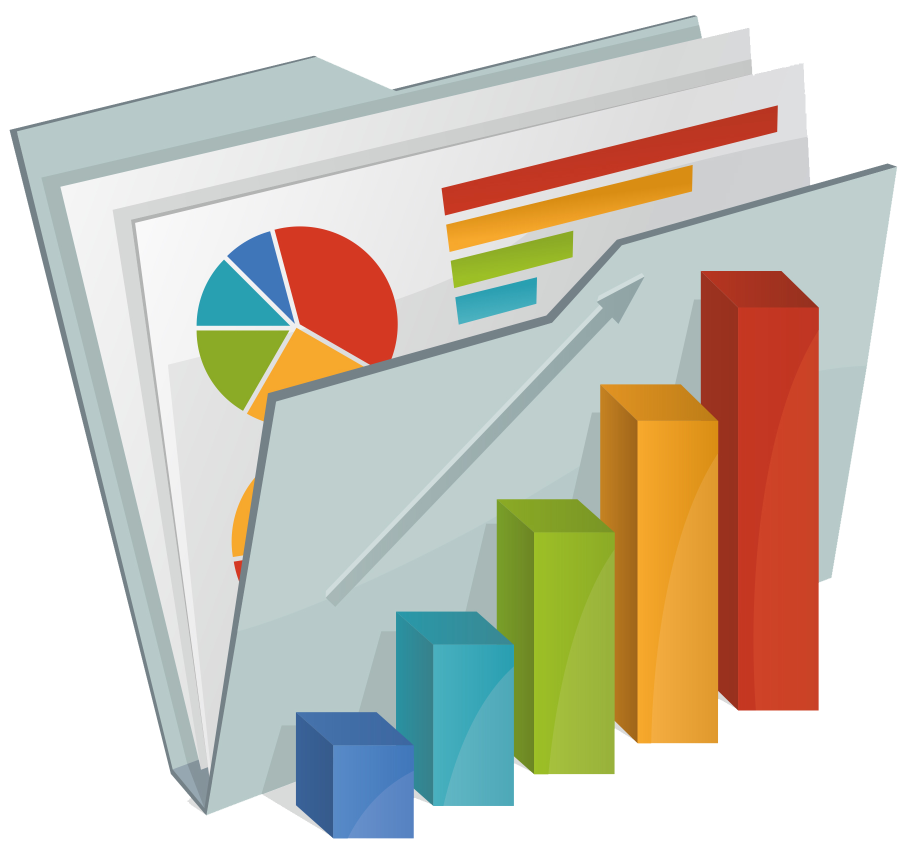
#> input picture app/web/assets/home/data.png, 1848 x 1703 px (shown at 1/2 size)
$ python -i pixel_checks.py   (imports and definitions only)
#> lines starting #> are read from the running program, lines starting #| are printed output that depends on the picture
import os
from pathlib import Path
from typing import Any

import numpy as np
from PIL import Image


def calc_luminance_arr(rgb: np.ndarray) -> np.ndarray:
    # Compute relative luminance matrix for RGB image array.
    r = rgb[:, :, 0].astype(np.float32)
    g = rgb[:, :, 1].astype(np.float32)
    b = rgb[:, :, 2].astype(np.float32)
    return 0.2126 * r + 0.7152 * g + 0.0722 * b


def analyze(png_path: str, border_rects: list[dict[str, float]] | None = None) -> list[dict[str, Any]]:
    # Perform pixel analysis on screenshot PNG and return finding records.
#> called with png_path = '../../app/web/assets/home/data.png'
    findings: list[dict[str, Any]] = []
    p = Path(png_path)
    if not p.exists():
        return [{"id": "P1", "severity": "error", "message": f"Screenshot missing: {png_path}"}]

    img = Image.open(p).convert("RGB")
    arr = np.array(img)
    h, w, _ = arr.shape
#> h = 1703; w = 1848

    # P1: Check if image is blank
    gray = img.convert("L")
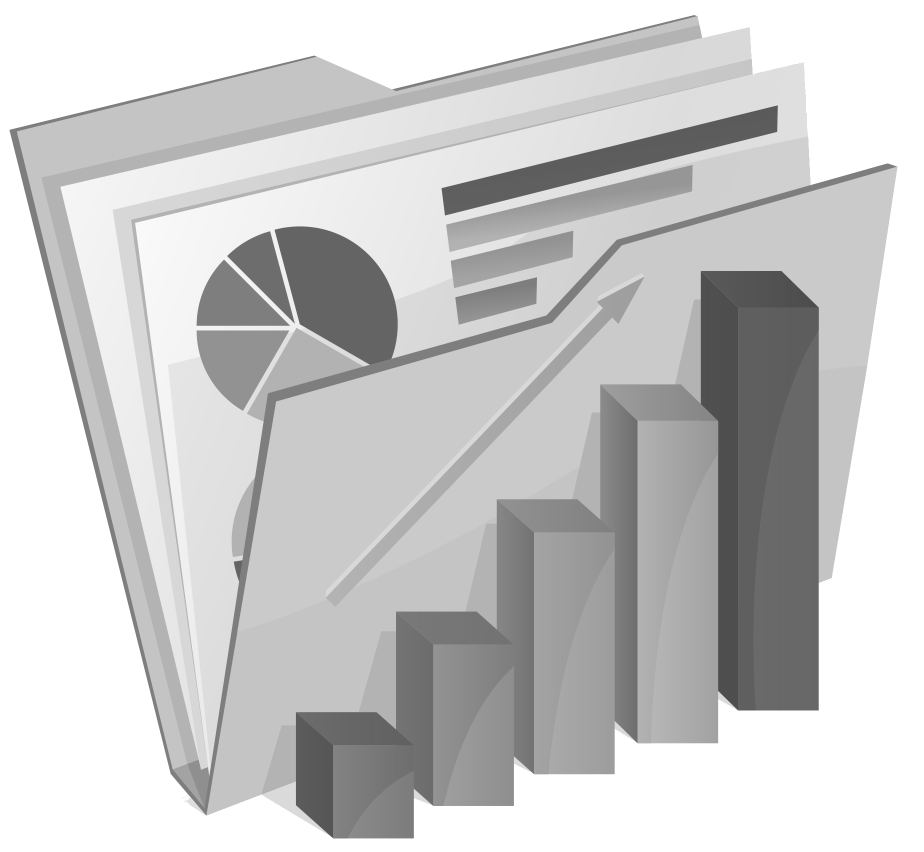
#> gray: PIL image 1848x1703 L (shown at 1/2 size); min 75, max 255, mean 201.8
    std = float(np.std(np.array(gray)))
#> std = 52.3
    thumb = img.resize((128, int(128 * h / w)), Image.Resampling.BOX)
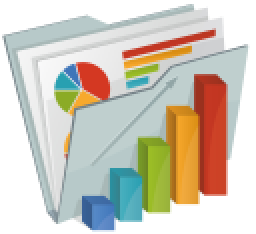
#> thumb: PIL image 128x117 RGB (shown 2 times larger); mean R, G, B 207.3, 201.5, 188.3
    distinct_colors = len(set(thumb.getdata()))
#> distinct_colors = 2196
    if std < 3.0 or distinct_colors < 8:
        findings.append({
            "id": "P1",
            "severity": "error",
            "message": f"Image is blank (std={std:.1f}, distinct_colors={distinct_colors})",
        })

    # P2: Check if content region looks completely empty
    x_start = int(w * 0.20)
#> x_start = 369
    y_start = int(h * 0.08)
#> y_start = 136
    content_area = arr[y_start:, x_start:, :]
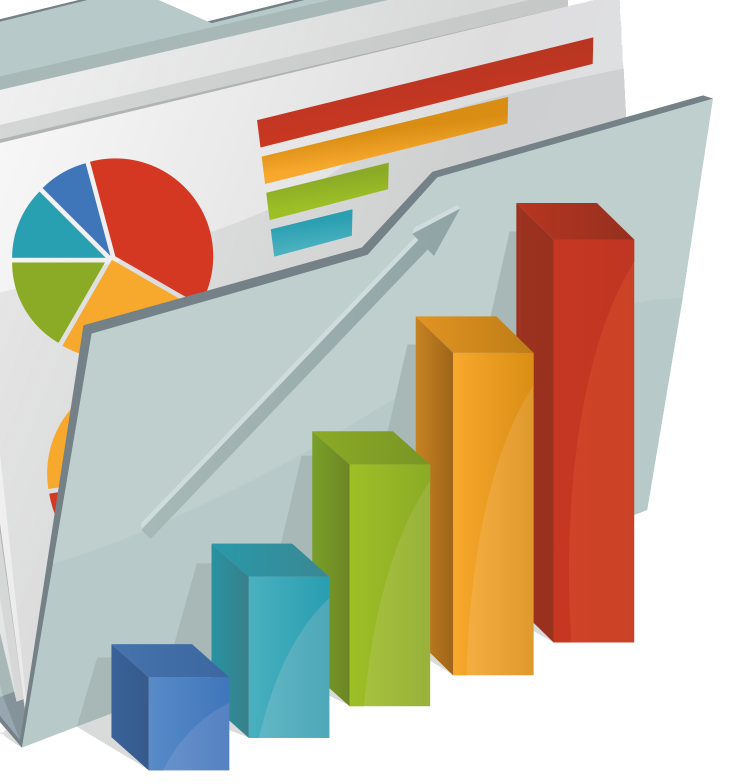
#> content_area: shape (1567, 1479, 3) (shown at 1/2 size); mean R, G, B 197, 188.1, 170.1
    if content_area.size > 0:
        flat = content_area.reshape(-1, 3)
        med_color = np.median(flat, axis=0)
#> med_color = [197, 207, 206]
        diff = np.abs(flat.astype(np.float32) - med_color.astype(np.float32))
        non_bg_pixels = np.sum(np.max(diff, axis=1) > 20.0)
#> non_bg_pixels = 1655632
        ratio = float(non_bg_pixels) / float(flat.shape[0])
#> ratio = 0.714
        # Only check P2 on non-empty states (indicated by filename)
        if ("__loaded" in p.name or "__result" in p.name) and ratio < 0.004:
            findings.append({
                "id": "P2",
                "severity": "error",
                "message": f"Content region looks empty ({ratio * 100:.2f}% active pixels)",
            })

    # P3: Content bleeding at right or bottom edge
    lum = calc_luminance_arr(arr)
#> in calc_luminance_arr, `r = rgb[:, :, 0].astype(np.float32)`:
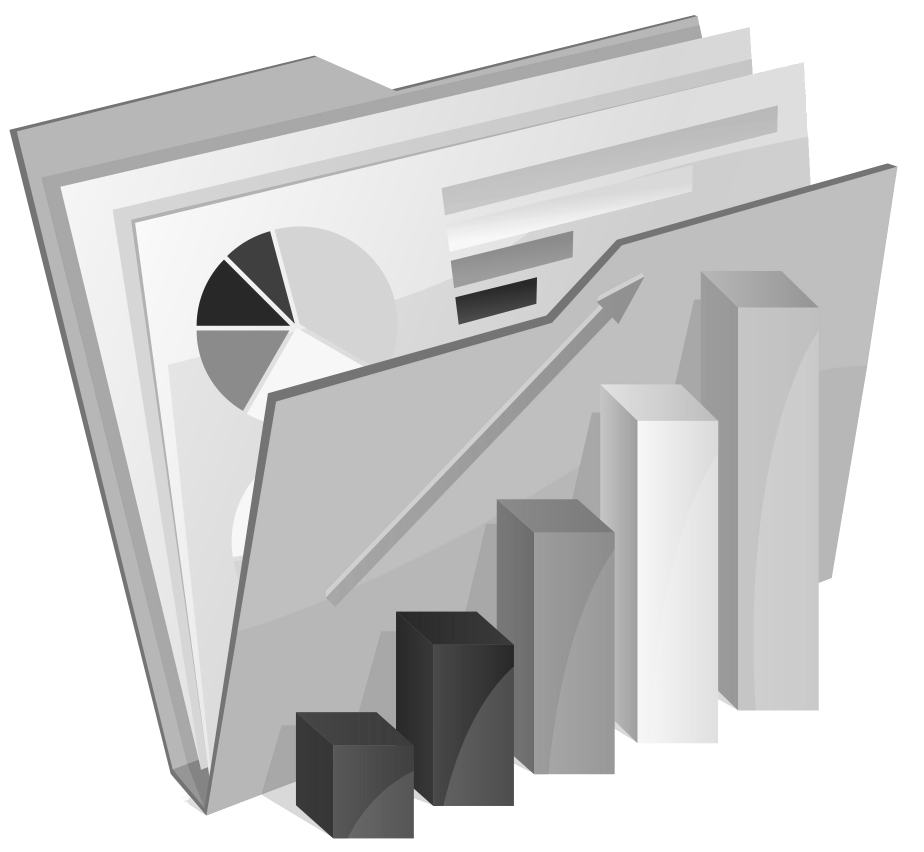
#> r: shape (1703, 1848) float32 (shown at 1/2 size); min 37, max 255, mean 207.3
#> in calc_luminance_arr, `g = rgb[:, :, 1].astype(np.float32)`:
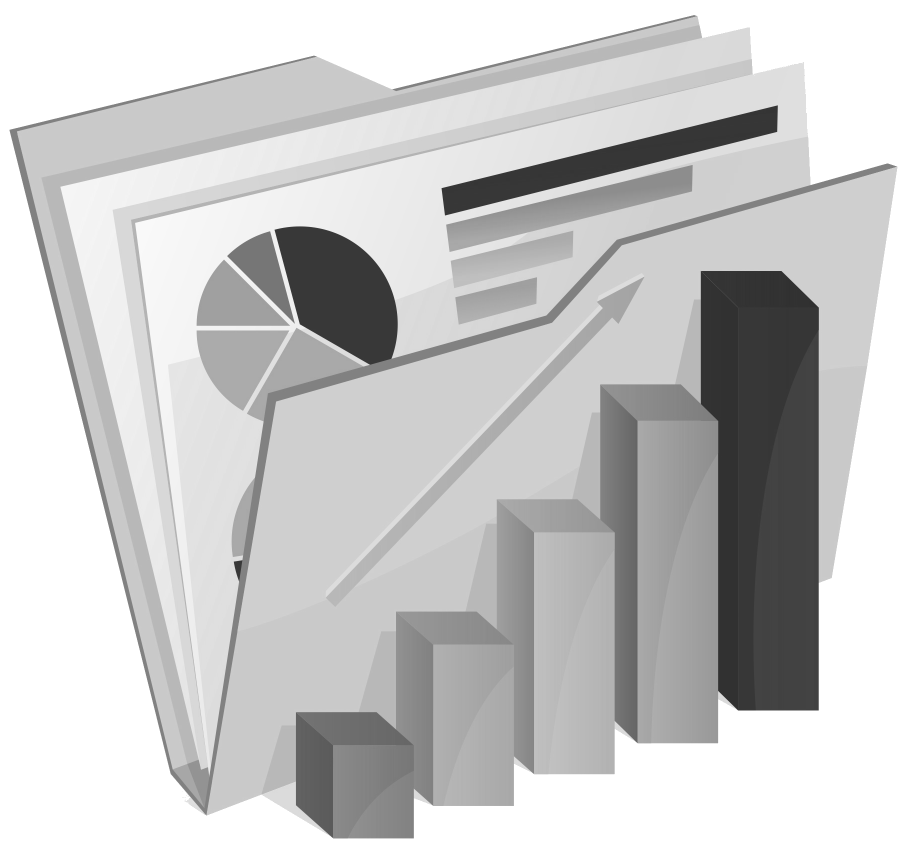
#> g: shape (1703, 1848) float32 (shown at 1/2 size); min 45, max 255, mean 201.5
#> in calc_luminance_arr, `b = rgb[:, :, 2].astype(np.float32)`:
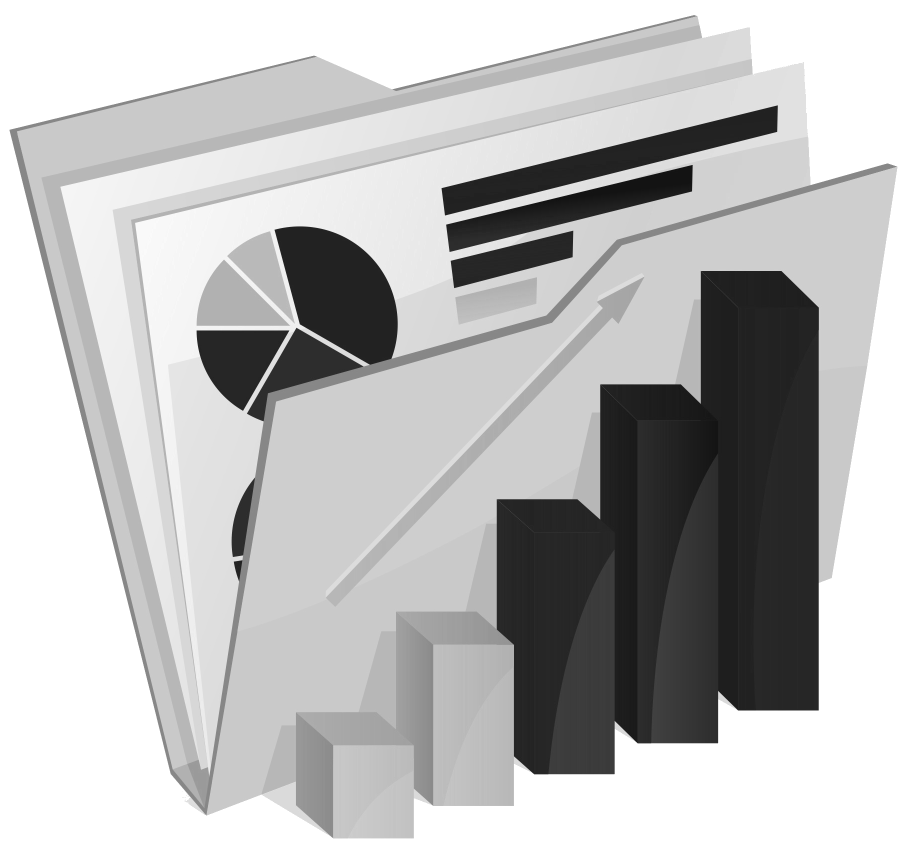
#> b: shape (1703, 1848) float32 (shown at 1/2 size); min 13, max 255, mean 188.3
    bg_lum = float(np.median(lum))
#> bg_lum = 203.5
    right_edge_diff = np.abs(lum[:, -1] - bg_lum)
#> right_edge_diff = 1703 values from 51.47 to 51.47
    bottom_edge_diff = np.abs(lum[-1, :] - bg_lum)
#> bottom_edge_diff = 1848 values from 51.47 to 51.47
    conv_r = np.convolve((right_edge_diff > 40.0).astype(int), np.ones(7, dtype=int), mode="valid")
#> conv_r = 1697 values from 7 to 7
    consec_right = int(np.max(conv_r)) if conv_r.size > 0 else 0
#> consec_right = 7
    conv_b = np.convolve((bottom_edge_diff > 40.0).astype(int), np.ones(7, dtype=int), mode="valid")
#> conv_b = 1842 values from 7 to 7
    consec_bottom = int(np.max(conv_b)) if conv_b.size > 0 else 0
#> consec_bottom = 7
    if consec_right >= 7 or consec_bottom >= 7:
        findings.append({
            "id": "P3",
            "severity": "warn",
            "message": "Content bleeding at edge (possible clipping)",
        })

    # P5: Perceptual regression check against baseline
    if os.environ.get("FOSS_UI_BASELINE") == "1":
        baseline_path = Path("tests/ui/baselines") / p.name
        if baseline_path.exists():
            base_img = Image.open(baseline_path).convert("RGB")
            if base_img.size == img.size:
                base_arr = np.array(base_img)
                pixel_diff = np.max(np.abs(arr.astype(np.int32) - base_arr.astype(np.int32)), axis=2)
                diff_count = int(np.sum(pixel_diff > 24))
                diff_ratio = float(diff_count) / float(arr.shape[0] * arr.shape[1])
                if diff_ratio > 0.005:
                    findings.append({
                        "id": "P5",
                        "severity": "error",
                        "message": f"Perceptual baseline mismatch ({diff_ratio * 100:.2f}% pixels differ)",
                    })

    return findings

>>> result = analyze('../../app/web/assets/home/data.png')

$ run again, on app/web/assets/home/images.png
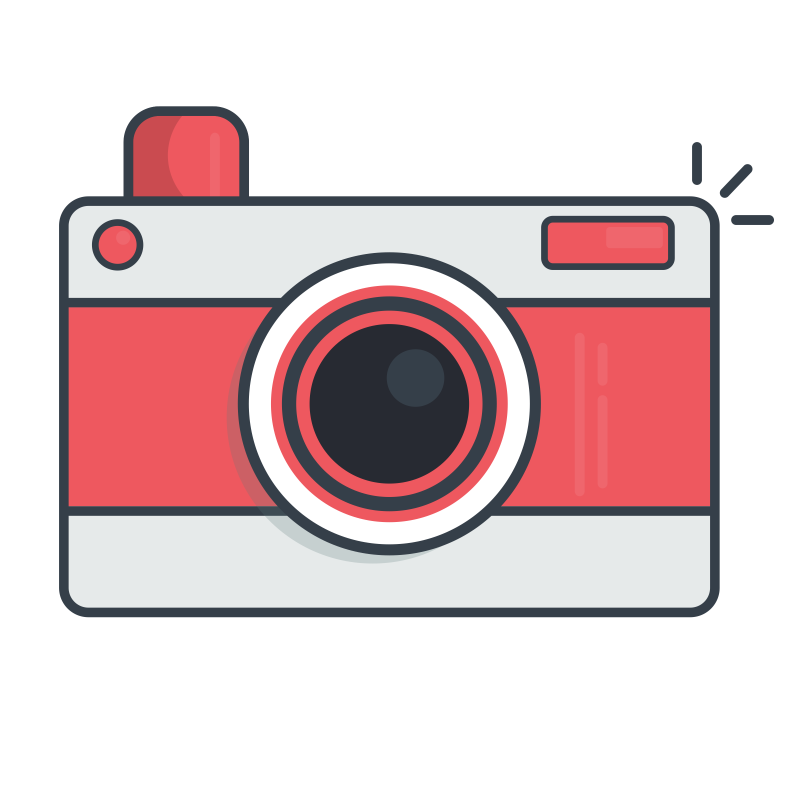
#> input picture app/web/assets/home/images.png, 2400 x 2400 px (shown at 1/3 size)
#> std = 90.93
#> distinct_colors = 809
#> in analyze, `content_area = arr[y_start:, x_start:, :]`:
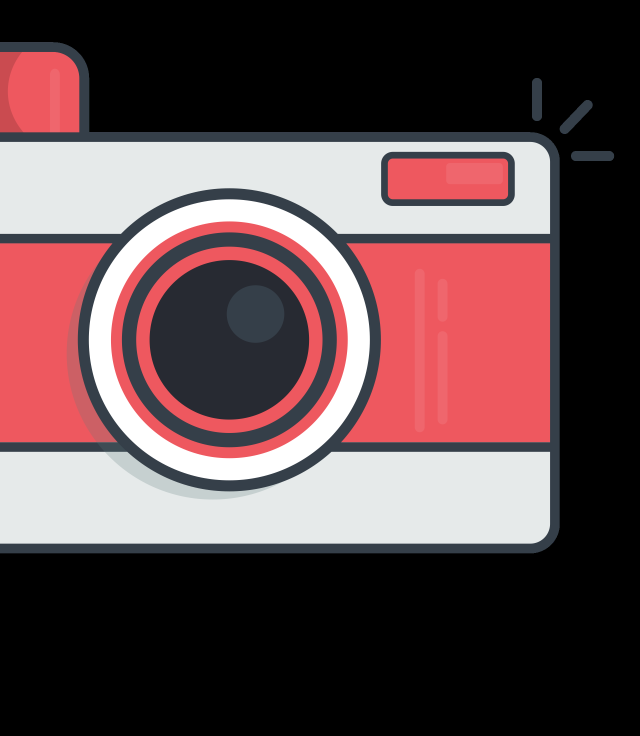
#> content_area: shape (2208, 1920, 3) (shown at 1/3 size); mean R, G, B 96.4, 73.1, 75.6
#> med_color = [39, 42, 50]
#> non_bg_pixels = 4083179
#> ratio = 0.963
#> in calc_luminance_arr, `g = rgb[:, :, 1].astype(np.float32)`:
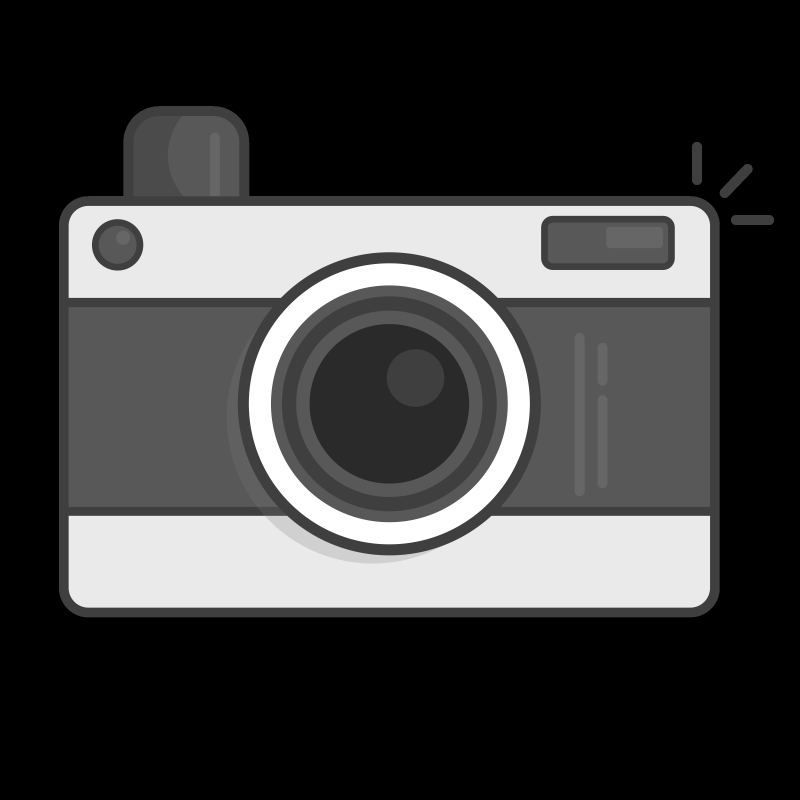
#> g: shape (2400, 2400) float32 (shown at 1/3 size); min 0, max 255, mean 63
#> bg_lum = 0
#> right_edge_diff = 2400 values from 0 to 0
#> conv_r = 2394 values from 0 to 0
#> consec_right = 0
#> conv_b = 2394 values from 0 to 0
#> consec_bottom = 0
